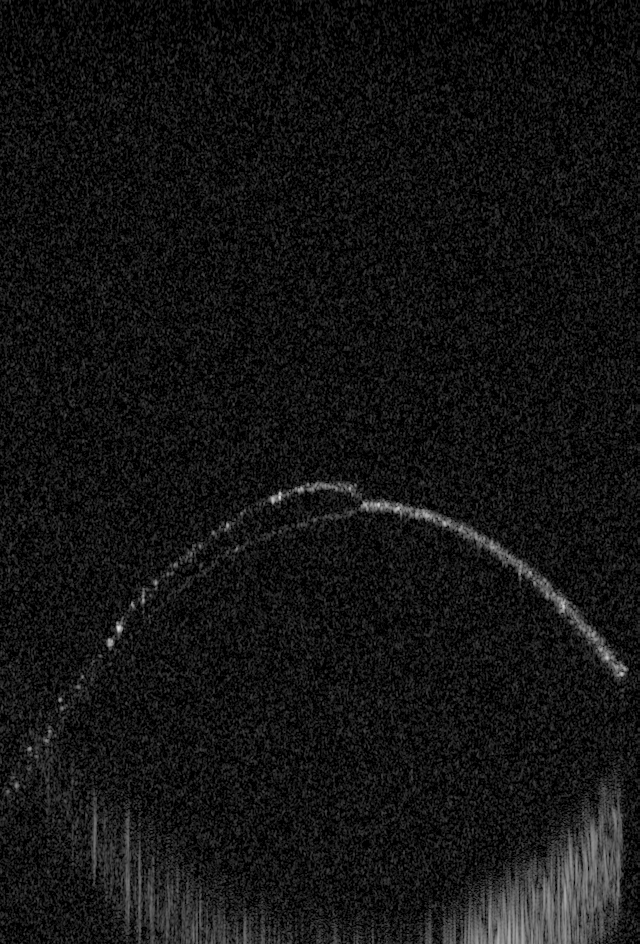
#> input picture check.png, 640 x 944 px
$ python main.py
#> lines starting #> are read from the running program, lines starting #| are printed output that depends on the picture
### scripts/segmentation.py
import cv2
import numpy as np
import matplotlib.pyplot as plt


def segment_region(image, thresh_lower, filter_image=True):
    if filter_image:
        image = cv2.fastNlMeansDenoising(image, None, 10, 7, 21)
        image = cv2.medianBlur(image, 3)
    ret, thresh = cv2.threshold(image, thresh_lower, 255, cv2.THRESH_BINARY)
    return thresh


def mask_region(base_image, set_of_points, mask_thickness):
    print('Data processing...')
    mask = np.zeros(base_image.shape, dtype=base_image.dtype)
    for line in set_of_points:
        cv2.line(mask, line[0], line[1], (1, 1, 1), mask_thickness)
    masked_image = base_image * mask
    mean = np.mean(masked_image[masked_image > 0])
    median = np.median(masked_image[masked_image > 0])
    print('Mean: {}, median: {}'.format(mean, median))
    plt.figure()
    plt.imshow(masked_image)
    plt.title('Before threshold')
    threshed = segment_region(masked_image, median)
    threshed[threshed > 0] = 1
    masked_image = masked_image * threshed
    plt.figure()
    plt.imshow(masked_image)
    plt.title('After threshold')
    plt.show()
    return masked_image, mean, median

### scripts/select_aoi.py
import cv2
import numpy as np
import matplotlib.pyplot as plt


class SelectAreaOfInterest():
    def __init__(self, ax, img):
        self.img = img
        self.points = []
        self.lines = []
        self.figure = plt.figure(1)
        self.circle_img = np.copy(img)
        self.circle_diameter = 30
        self.is_circle = True
        self.lines_img = np.copy(img)
        self.line_thickness = 15
        self.is_line = False
        self.ax = ax
        self.color_circle = (255, 0, 255)
        self.color_line = (0, 255, 255)
        self.db_click = False

        self.status = 'circles'

        canvas = self.figure.canvas
        canvas.mpl_connect('button_press_event', self.button_press_callback)
        canvas.mpl_connect('button_release_event', self.button_release_callback)
        canvas.mpl_connect('scroll_event', self.button_scroll_callback)


    ### EVENTS ###

    # [39 lines left out: functions button_press_callback, button_release_callback, button_scroll_callback, not called in this run]

    def clear_lines(self):
        self.lines_img = np.copy(self.img)
        return 0


    ### PROCESSING ###


    # [7 lines left out: function prepare_lines, not called in this run]


class SelectPoints():

    # [31 lines left out: functions __init__, button_press_callback, button_release_callback, not called in this run]

### main.py
# Zakomentować dwie pierwsze linijki jak nie MacOS!!!
import matplotlib
matplotlib.use('TkAgg')

import cv2
import numpy as np
import matplotlib.pyplot as plt

from scripts.select_aoi import SelectAreaOfInterest, SelectPoints
from scripts.segmentation import mask_region, segment_region


def draw_mask(base_image):
    img = base_image
    upper_layer = np.zeros(img.shape, np.uint8)
    ax = plt.subplot(111)
    ax.imshow(img)
    ax.imshow(upper_layer, alpha=0.02)

    paint = SelectAreaOfInterest(ax, upper_layer)
    plt.show()
    return(paint.lines, paint.line_thickness)


def get_dimensions(reprojected_image):
    img = reprojected_image
    upper_layer = np.zeros(img.shape, np.uint8)
    ax = plt.subplot(111)
    ax.imshow(img)
    ax.imshow(upper_layer, alpha=0.02)

    paint = SelectPoints(ax, upper_layer)
    plt.show()
    return(paint.points)


def reproject_masked_region(masked_region, coordinates, thickness):
    pass


def test_point(x, pair_of_coordinates, last=False):
    p1 = pair_of_coordinates[0]
    p2 = pair_of_coordinates[1]
    x1 = p1[0]
    x2 = p2[0]
    y1 = p1[1]
    y2 = p2[1]
    slope = (y2 - y1) / (x2 - x1)

    if (x >= 0 and x < x1) or (x > x1 and x < x2):
        y = slope * (x - x1) + y1
        return np.floor(y)
    elif (x > x2 and last):
        y = slope * (x - x2) + y2
        return np.floor(y)
    elif x == x1:
        return y1
    elif x == x2:
        return y2
    else:
        return 0


def project_to_horizontal_line(masked_region, coordinates, thickness):
    t = 2 * int(thickness / 2)
    image_slice = np.zeros((t, masked_region.shape[1], 3))
    coordinates_list = []
    xs = range(0, masked_region.shape[1])

    for i in xs:
        for c in coordinates:

            if c == coordinates[-1]:
                yt = test_point(i, c, True)
            else:
                yt = test_point(i, c, False)

            if yt == 0:
                pass
            else:
                coordinates_list.append([i, yt])
                break

    for i in xs:
        dy_bottom = int(coordinates_list[i][1] - int(thickness / 2))
        dy_top = int(coordinates_list[i][1] + int(thickness / 2))
        try:
        	image_slice[:, i] = masked_region[dy_bottom:dy_top, i]
        except ValueError:
        	pass

    return image_slice


if __name__ == '__main__':
    images = ['check', 'plytka', 'szklo', 'PS5']
    ending = '.png'
    for image in images:
        image = image + ending
        image = cv2.imread(image)
#> image is the input picture: shape (944, 640, 3); min 0, max 224, mean 19.7
        roi = draw_mask(image)
#> in draw_mask, `plt.show()`:
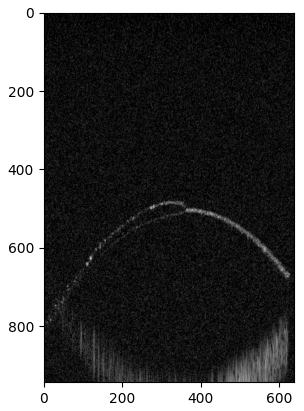
#> figure drawn by matplotlib, 1 panel
#> roi = ([], 15)
        mask = mask_region(image, roi[0], roi[1])
#> after the loop in mask_region, `for line in set_of_points:`: mask: shape (944, 640, 3); every value is 0
#> in mask_region, `mean = np.mean(masked_image[masked_image > 0])`: mean = nan
#| Mean: nan, median: nan
#> in segment_region, `ret, thresh = cv2.threshold(image, thresh_lower, 255, cv2.THRESH_BINARY)`: thresh: shape (944, 640, 3); every value is 255
#> in segment_region, `ret, thresh = cv2.threshold(image, thresh_lower, 255, cv2.THRESH_BINARY)`: ret = -2.15e+09
#> in mask_region, `threshed[threshed > 0] = 1`: threshed: shape (944, 640, 3); every value is 1
        img_slice = project_to_horizontal_line(mask[0], roi[0], roi[1])
#> (the run stopped early here; a loop or call above may not have finished)
